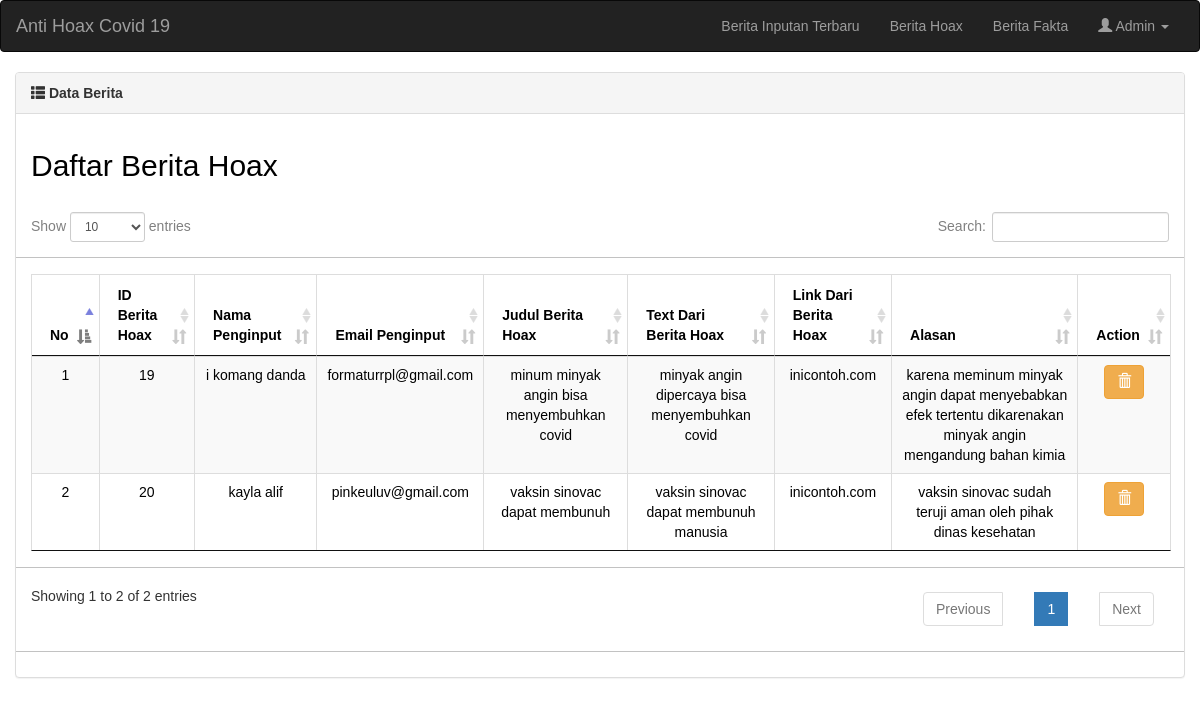
The app's page /admin/dataAdmin/indexAdmin.php?halaman=beritaHoax (signed in) with its own data.
### tables this page shows
CREATE TABLE `beritahoax` (
  `id` int(11) NOT NULL,
  `namahx` varchar(255) NOT NULL,
  `emailhx` varchar(255) NOT NULL,
  `judulhx` varchar(255) NOT NULL,
  `cpytxthx` varchar(255) NOT NULL,
  `cpylinkhx` varchar(255) NOT NULL,
  `alasanhx` varchar(255) NOT NULL
);

### admin/dataAdmin/berita/beritaHoax.php (the view, shortened to what this page needs)
<?php
    $query=mysqli_query($koneksi,"SELECT * FROM beritahoax");
 ?>
<div class="panel panel-default">
    <div class="panel-heading">
        <span class="glyphicon glyphicon-th-list"></span><b> Data Berita</b>
    </div>
    <div class="panel-body">
            <h2>Daftar Berita Hoax</h2><br>
            <table class="table table-responsive table-striped table-bordered text-center data">
                <thead>
                    <tr>
                        <th>No</th>
                        <th>ID Berita Hoax</th>
                        <th>Nama Penginput</th>
                        <th>Email Penginput</th>
                        <th>Judul Berita Hoax</th>
                        <th>Text Dari Berita Hoax</th>
                        <th>Link Dari Berita Hoax</th>
                        <th>Alasan</th>
                        <th>Action</th>
                    </tr>
                </thead>
                <tbody>
                    <tr>
                        <?php $no=1; foreach($query as $data) :?>
                        <td><?=$no;?></td>
                        <td><?=$data['id']?></td>
                        <td><?=$data['namahx']?></td>
                        <td><?=$data['emailhx']?></td>
                        <td><?=$data['judulhx']?></td>
                        <td><?=$data['cpytxthx']?></td>
                        <td><?=$data['cpylinkhx']?></td>
                        <td><?=$data['alasanhx']?></td>
                        <td>
                            <a class="btn btn-warning" href="berita/deleteBeritaHoax.php?id=<?=$data['id'];?>" onclick="return confirm('Apakah anda yakin ingin menghapus berita ini dari berita hoax ?')"><span class="glyphicon glyphicon-trash"></span></a>
                        </td>
                    </tr>
                    <?php $no++; endforeach; ?>
                </tbody>
            </table>
    </div>
</div>

### asset/css/style.css (style rules this page uses)
html { scroll-behavior: smooth; }
* { box-sizing: border-box; padding: 0; margin: 0; }
body { border-radius: 0px; background-size: cover; border-radius: 0px; font-family: 'Raleway', sans-serif; background: #fff; }

### records on screen
beritahoax: id "19", namahx "i komang danda", emailhx "formaturrpl@gmail.com", judulhx "minum minyak angin bisa menyembuhkan covid", cpytxthx "minyak angin dipercaya bisa menyembuhkan covid", cpylinkhx "inicontoh.com", alasanhx "karena meminum minyak angin dapat menyebabkan efek tertentu dikarenakan minyak angin mengandung bahan kimia"
beritahoax: id "20", namahx "kayla alif", emailhx "pinkeuluv@gmail.com", judulhx "vaksin sinovac dapat membunuh", cpytxthx "vaksin sinovac dapat membunuh manusia", cpylinkhx "inicontoh.com", alasanhx "vaksin sinovac sudah teruji aman oleh pihak dinas kesehatan"
